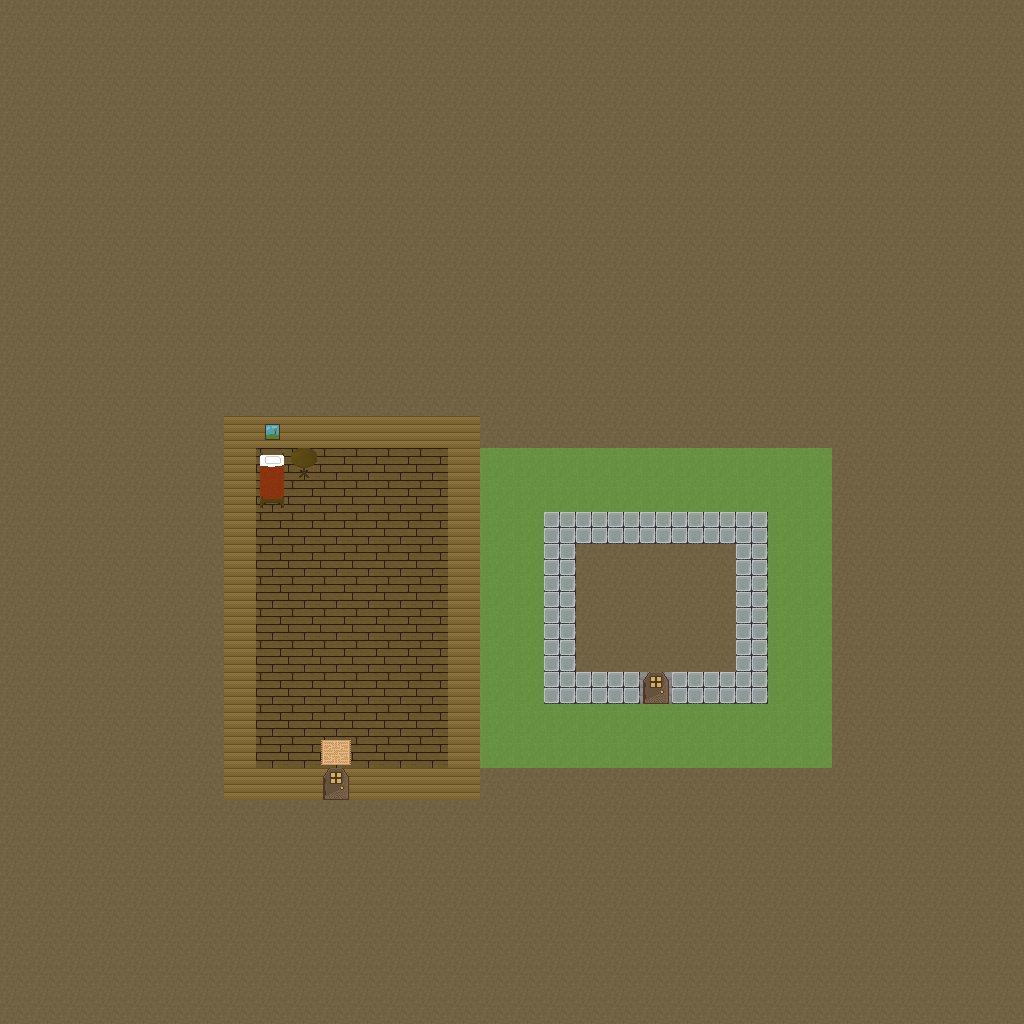

Below is a game level as drawn by its tile map, then a one-line description and the .tmx file that defines it, in full:
An orthogonal 32x32 tile map with 32x32 px tiles, 1 tile layer (Tile Layer 1).

<map version="1.1" tiledversion="2018.09.12" orientation="orthogonal" renderorder="right-down" width="32" height="32" tilewidth="32" tileheight="32" infinite="0" nextlayerid="3" nextobjectid="1">
 <tileset firstgid="1" source="tileset.tsx" />
 <layer id="2" name="Tile Layer 1" width="32" height="32">
  <data encoding="csv">
1,1,1,1,1,1,1,1,1,1,1,1,1,1,1,1,1,1,1,1,1,1,1,1,1,1,1,1,1,1,1,1,
1,1,1,1,1,1,1,1,1,1,1,1,1,1,1,1,1,1,1,1,1,1,1,1,1,1,1,1,1,1,1,1,
1,1,1,1,1,1,1,1,1,1,1,1,1,1,1,1,1,1,1,1,1,1,1,1,1,1,1,1,1,1,1,1,
1,1,1,1,1,1,1,1,1,1,1,1,1,1,1,1,1,1,1,1,1,1,1,1,1,1,1,1,1,1,1,1,
1,1,1,1,1,1,1,1,1,1,1,1,1,1,1,1,1,1,1,1,1,1,1,1,1,1,1,1,1,1,1,1,
1,1,1,1,1,1,1,1,1,1,1,1,1,1,1,1,1,1,1,1,1,1,1,1,1,1,1,1,1,1,1,1,
1,1,1,1,1,1,1,1,1,1,1,1,1,1,1,1,1,1,1,1,1,1,1,1,1,1,1,1,1,1,1,1,
1,1,1,1,1,1,1,1,1,1,1,1,1,1,1,1,1,1,1,1,1,1,1,1,1,1,1,1,1,1,1,1,
1,1,1,1,1,1,1,1,1,1,1,1,1,1,1,1,1,1,1,1,1,1,1,1,1,1,1,1,1,1,1,1,
1,1,1,1,1,1,1,1,1,1,1,1,1,1,1,1,1,1,1,1,1,1,1,1,1,1,1,1,1,1,1,1,
1,1,1,1,1,1,1,1,1,1,1,1,1,1,1,1,1,1,1,1,1,1,1,1,1,1,1,1,1,1,1,1,
1,1,1,1,1,1,1,1,1,1,1,1,1,1,1,1,1,1,1,1,1,1,1,1,1,1,1,1,1,1,1,1,
1,1,1,1,1,1,1,1,1,1,1,1,1,1,1,1,1,1,1,1,1,1,1,1,1,1,1,1,1,1,1,1,
1,1,1,1,1,1,1,49,54,49,49,49,49,49,49,1,1,1,1,1,1,1,1,1,1,1,1,1,1,1,1,1,
1,1,1,1,1,1,1,49,102,111,52,52,52,52,49,13,13,13,13,13,13,13,13,13,13,13,1,1,1,1,1,1,
1,1,1,1,1,1,1,49,114,52,52,52,52,52,49,13,13,13,13,13,13,13,13,13,13,13,1,1,1,1,1,1,
1,1,1,1,1,1,1,49,52,52,52,52,52,52,49,13,13,75,75,75,75,75,75,75,13,13,1,1,1,1,1,1,
1,1,1,1,1,1,1,49,52,52,52,52,52,52,49,13,13,75,1,1,1,1,1,75,13,13,1,1,1,1,1,1,
1,1,1,1,1,1,1,49,52,52,52,52,52,52,49,13,13,75,1,1,1,1,1,75,13,13,1,1,1,1,1,1,
1,1,1,1,1,1,1,49,52,52,52,52,52,52,49,13,13,75,1,1,1,1,1,75,13,13,1,1,1,1,1,1,
1,1,1,1,1,1,1,49,52,52,52,52,52,52,49,13,13,75,1,1,1,1,1,75,13,13,1,1,1,1,1,1,
1,1,1,1,1,1,1,49,52,52,52,52,52,52,49,13,13,75,75,75,100,75,75,75,13,13,1,1,1,1,1,1,
1,1,1,1,1,1,1,49,52,52,52,52,52,52,49,13,13,13,13,13,13,13,13,13,13,13,1,1,1,1,1,1,
1,1,1,1,1,1,1,49,52,52,53,52,52,52,49,13,13,13,13,13,13,13,13,13,13,13,1,1,1,1,1,1,
1,1,1,1,1,1,1,49,49,49,51,49,49,49,49,1,1,1,1,1,1,1,1,1,1,1,1,1,1,1,1,1,
1,1,1,1,1,1,1,1,1,1,1,1,1,1,1,1,1,1,1,1,1,1,1,1,1,1,1,1,1,1,1,1,
1,1,1,1,1,1,1,1,1,1,1,1,1,1,1,1,1,1,1,1,1,1,1,1,1,1,1,1,1,1,1,1,
1,1,1,1,1,1,1,1,1,1,1,1,1,1,1,1,1,1,1,1,1,1,1,1,1,1,1,1,1,1,1,1,
1,1,1,1,1,1,1,1,1,1,1,1,1,1,1,1,1,1,1,1,1,1,1,1,1,1,1,1,1,1,1,1,
1,1,1,1,1,1,1,1,1,1,1,1,1,1,1,1,1,1,1,1,1,1,1,1,1,1,1,1,1,1,1,1,
1,1,1,1,1,1,1,1,1,1,1,1,1,1,1,1,1,1,1,1,1,1,1,1,1,1,1,1,1,1,1,1,
1,1,1,1,1,1,1,1,1,1,1,1,1,1,1,1,1,1,1,1,1,1,1,1,1,1,1,1,1,1,1,1
</data>
 </layer>
</map>
